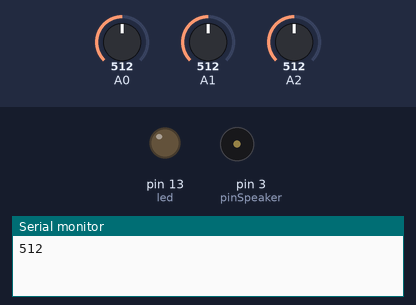
This sketch was run on a simulated Arduino Uno, built with avr-gcc and run on an emulated ATmega328P. Shown: output pins drawn as LEDs (lit = HIGH), buzzer (waves = sounding), the last lines printed to the serial monitor. The inputs (shaded band) are chosen by the test bench; at power-on: A0 = 512, A1 = 512, A2 = 512.

Above: at 0.05 s.
At 40.0 s:
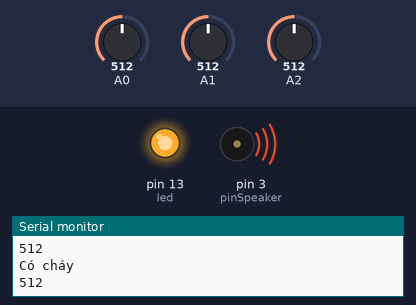
Timing chart, 0 to 40.0 s (numbered marks = the images above):
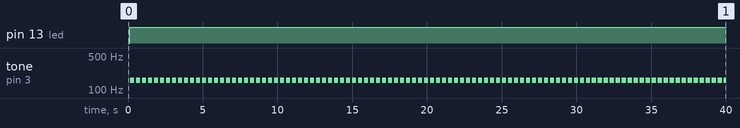

Measured:
- by itself, pin 13 (led): LOW → HIGH at 0.10 s
- by itself, tone on pin 3 (pinSpeaker): alternates 160 Hz for 0.28 s and silent for 0.12 s

The sketch:

project.ino
```cpp
#define led 13
int pinSpeaker = 3;

void setup() {
  pinMode(led,OUTPUT);
  pinMode(pinSpeaker, OUTPUT);
  Serial.begin(9600);  //Mở cổng Serial để giap tiếp | tham khảo Serial
}

int checkFire(int x, int y){
  if(x<=y){
    return 1;
  } else {
    return 0;
  }
}

void alarm(int sensor1,int sensor2,int sensor3){
  if (checkFire(400, sensor1)==1){
    digitalWrite(led,HIGH);
    playTone(300, 160);
    Serial.println("Có cháy");
  } else if (checkFire(sensor2, 300)==1){
    digitalWrite(led,HIGH);
    playTone(300, 160);
    Serial.println("Có cháy");
  } else if (checkFire(sensor3, 720)==1){
    digitalWrite(led,HIGH);
    playTone(300, 160);
    Serial.println("Có cháy");
  } else {
    digitalWrite(led,LOW);
    playTone(0, 0);
  }
}

void playTone(long duration, int freq)
{
  duration *= 1000;
  int period = (1.0 / freq) * 1000000;
  long elapsed_time = 0;
  while (elapsed_time < duration)
  {
    digitalWrite(pinSpeaker,HIGH);
    delayMicroseconds(period / 2);
    digitalWrite(pinSpeaker, LOW);
    delayMicroseconds(period / 2);
    elapsed_time += (period);
  }
}

void loop() {
  int gasSensor = analogRead(A0);
  int lightSensor = analogRead(A1);   //đọc giá trị điện áp ở chân A1 - chân cảm biến
  int heatSensor = analogRead(A2);
                                //(value luôn nằm trong khoảng 0-1023)
//  Serial.println(checkFire(gasSensor, 400));        //xuất ra giá trị vừa đọc
//  Serial.println(checkFire(90, lightSensor));        //xuất ra giá trị vừa đọc
//  Serial.println(checkFire(heatSensor, 500));
//  Serial.println(heatSensor);
  Serial.println(lightSensor);
  //-----------------------------------------------------
  delay(100);           //đợi 1 giây để bạn kịp tháy serial - (optional)
  alarm(gasSensor,lightSensor,heatSensor);
}

//Cảm biến sẽ chênh lệch giá trị 200 khi có thay đổi ánh sáng => chênh lệch giá trị khoảng 200 thì báo cháy luôn
```
